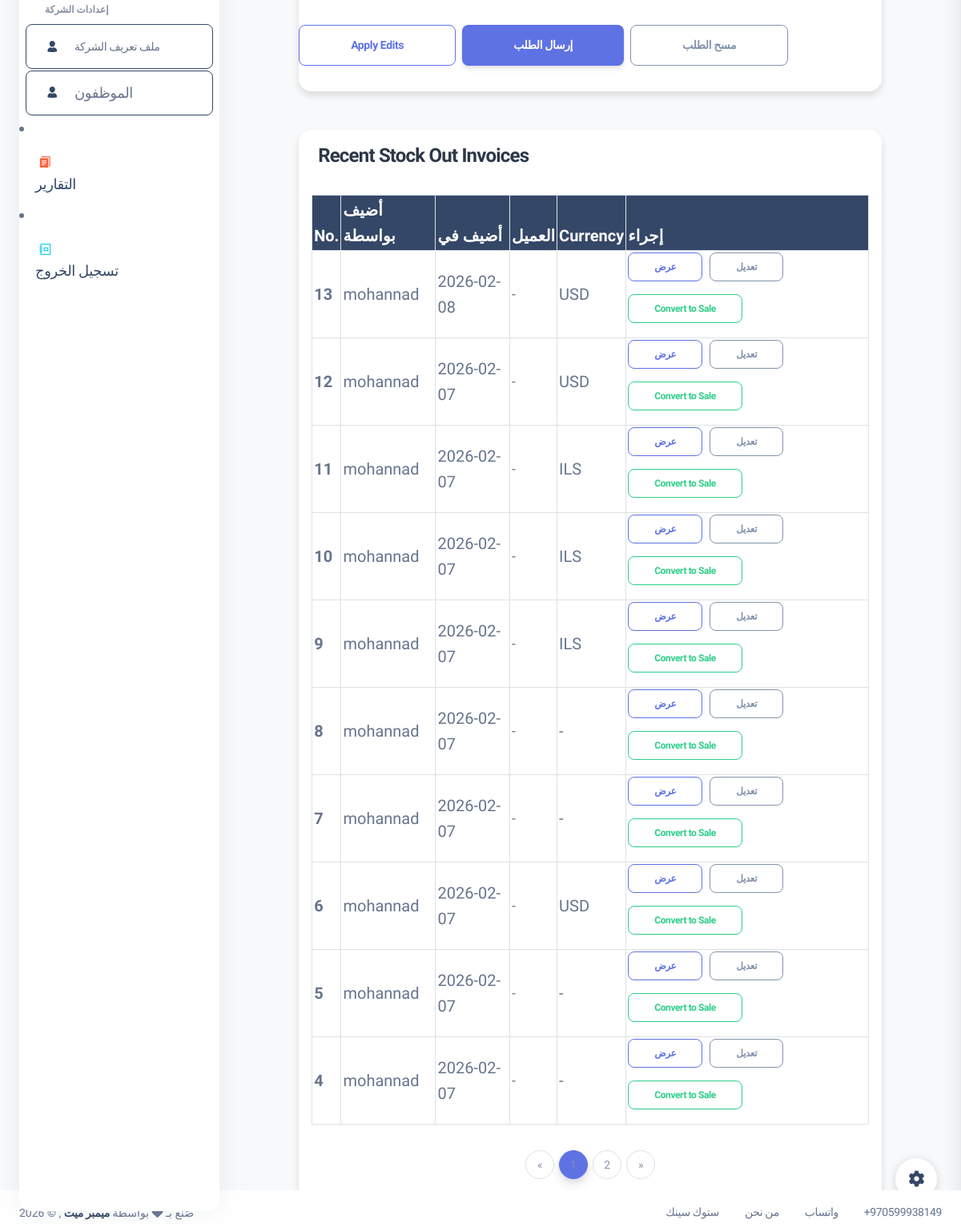
/stock_out_voucher (signed in, lower part), run on an earlier commit of the app's database.
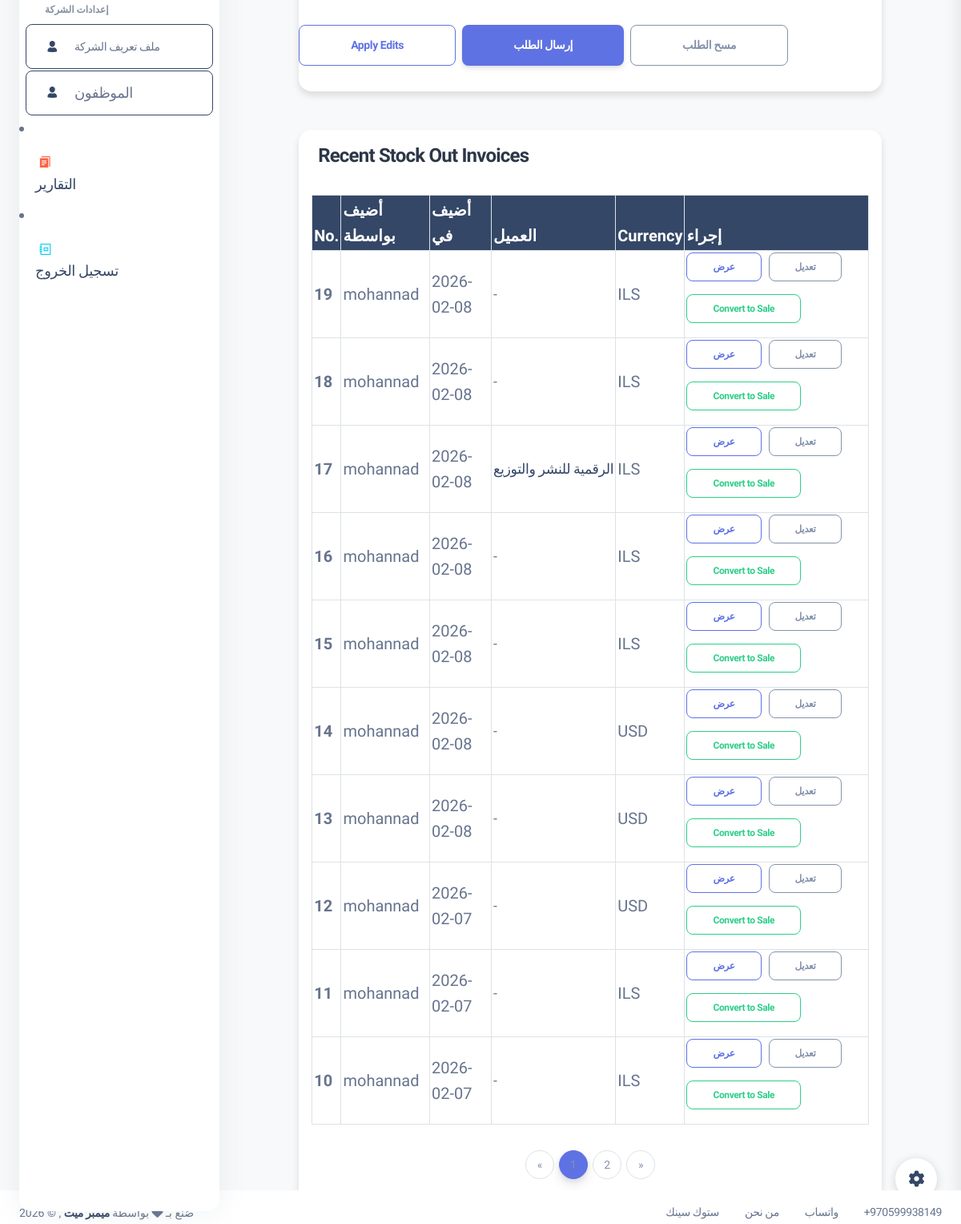
And on a later commit of the database.
### my_app/models.py (models this page shows, shortened)
class Stock_Out_Voucher(models.Model ):
    employee = models.ForeignKey(Employee , related_name="Stock_Out_Vouchers", on_delete=models.CASCADE) # RESTRICT  deleted >>  dont delete the item or ( default="Default", on_delete=models.SET_DEFAULT)
    customer = models.ForeignKey('Customer', related_name='Stock_Out_Vouchers', on_delete=models.CASCADE, null=True, blank=True)
    currency = models.ForeignKey('Currency', related_name='Stock_Out_Vouchers', on_delete=models.SET_NULL, null=True, blank=True)
    exchange_rate_to_base = models.DecimalField(max_digits=10, decimal_places=6, default=1.00)  # rate to convert to base currency
    total_amount = models.DecimalField(max_digits=10, decimal_places=2, default=0.00) # the total amount of the invoice
    total_price_base = models.DecimalField(max_digits=10, decimal_places=2, default=0.00)  # total in base currency
    payment_method = models.CharField(max_length=10, choices=pay_choices, default='cash')
    invoice_pay_method = models.CharField(max_length=10, choices=pay_choices, default='cash')  # Added field
    grand_total = models.DecimalField(max_digits=10, decimal_places=2, default=0.00)
    created_at = models.DateTimeField(auto_now_add=True)
    updated_at = models.DateTimeField(auto_now=True)

class Employee(models.Model):
    first_name = models.CharField(max_length=255)
    last_name = models.CharField(max_length=255)
    email = models.EmailField(max_length=255)
    DOB = models.DateField()
    password = models.CharField(max_length=255)
    confirm_password = models.CharField(max_length=255)
    is_active = models.BooleanField(default=False)
    created_at = models.DateTimeField(auto_now_add=True)
    updated_at = models.DateTimeField(auto_now=True)
    objects = EmployeeManager()

class Currency(models.Model):
    code = models.CharField(max_length=3, unique=True)  # ILS, USD, EUR, etc.
    name = models.CharField(max_length=255)
    class Meta:
        verbose_name_plural = "Currencies"

class Customer(models.Model):
    name = models.CharField(max_length=255)
    phone = models.CharField(max_length=20, null=True)
    email = models.EmailField(max_length=255 , null=True)
    contact_info = models.TextField() # address, notes, etc.
    created_at = models.DateTimeField(auto_now_add=True)
    updated_at = models.DateTimeField(auto_now=True)

### my_app/views.py (the view)
# urls.py: path('stock_out_voucher', views.display_Stock_Out_voucher, name='display_Stock_Out_voucher'),
def display_Stock_Out_voucher(request):
    Stock_Out_cart = _get_Stock_Out_cart(request)
    grand_total = sum(float(item.get('total_price', 0)) for item in Stock_Out_cart)
    stock_out_vouchers_qs = models.get_all_Stock_Out_Vouchers()
    stock_out_vouchers_page_number = request.GET.get('vouchers_page')
    stock_out_vouchers_paginator = Paginator(stock_out_vouchers_qs, 10)  # 10 invoices per page
    stock_out_vouchers_page = stock_out_vouchers_paginator.get_page(stock_out_vouchers_page_number)
    context = {
            'purchases_order': Stock_Out_cart,
            'stock_outs_order': Stock_Out_cart,
            'products': models.get_all_products(),
            'stock_out_vouchers': stock_out_vouchers_page,
            'invoices': stock_out_vouchers_page,
            'employee': models.get_employee_by_id(request.session['employee_id']),
            'grand_total': grand_total,
            'stock_out_vouchers_paginator': stock_out_vouchers_paginator,
            'invoices_paginator': stock_out_vouchers_paginator,
            'customers': models.Customer.objects.all(),
            'currencies': models.Currency.objects.all(),
            'voucher' : stock_out_vouchers_qs,
        }
    return render(request , 'stock_Out_Voucher.html' ,context)

### my_app/models.py (called while the page is built)
def get_employee_by_id(id):
    return Employee.objects.get(id=id)

def get_all_products():
    return Product.objects.all()

def get_all_Stock_Out_Vouchers():
    return Stock_Out_Voucher.objects.all().order_by('-created_at')

### my_app/views.py (called while the page is built)
def _get_Stock_Out_cart(request):
    return request.session.get('stock_out_cart', [])

### my_app/templates/stock_Out_Voucher.html (shortened to what this page needs)
{% extends 'layouts/base.html' %}
{% load static %}
{% load i18n %}
{% block content %}
<div class="row justify-content-center">
  <div class="col-lg-10 col-md-12">
    <div class="card shadow-sm border-0 mt-5">
          <div class="row g-3 align-items-center mb-3">
          <div class="table-responsive">
          </div>
          <div class="d-flex gap-2 mt-3">
            <button type="button" id="apply-edits-btn" class="btn btn-outline-primary btn-lg">{% trans "Apply Edits" %}</button>
            <button type="submit" class="btn btn-primary btn-lg">{% trans "Submit order" %}</button>
            <a href="/clear_purchases_list" class="btn btn-outline-secondary btn-lg">{% trans "Clear order" %}</a>
          </div>
      </div>
    </div>
    <div class="card mt-5 shadow-sm border-0">
      <div class="card-header bg-white py-3">
        <h4 class="mb-0" style="font-weight:600; color:#2d3748;">{% trans "Recent Stock Out Invoices" %}</h4>
      </div>
      <div class="card-body">
        <div class="table-responsive">
          <table class="table table-hover table-bordered align-middle">
            <thead class="table-dark">
              <tr>
                <th>{% trans "No." %}</th>
                <th>{% trans "Added by" %}</th>
                <th>{% trans "Added at" %}</th>
                <th>{% trans "Customer" %}</th>
                <th>{% trans "Currency" %}</th>
                <th>{% trans "Action" %}</th>
              </tr>
            </thead>
            <tbody>
              {% for invoice in invoices %}
              <tr>
                <td><span class="fw-bold">{{invoice.id}}</span></td>
                <td>{{invoice.employee.first_name}}</td>
                <td>{{invoice.created_at|date:"Y-m-d"}}</td>
                <td  class="small text-nowrap text-truncate" >{% if invoice.customer %}<a href="/customers/{{invoice.customer.id}}/">{{invoice.customer.name}}</a>{% else %}-{% endif %}</td>
                <td>{{ invoice.currency.code|default:"-" }}</td>
                <td>
                  <a href="/view_stock_out_invoice/{{invoice.id}}" class="btn btn-outline-primary btn-sm me-1">{% trans "View" %}</a>
                  <a href="{% url 'stock_out_invoice_edit' invoice.id %}" class="btn btn-outline-secondary btn-sm me-1">{% trans "Edit" %}</a>
                  <a href="{% url 'convert_stock_out_to_sale' invoice.id %}" class="btn btn-outline-success btn-sm me-3" onclick="return confirm('{% trans "Are you sure you want to convert this voucher to a sale?" %}')">{% trans "Convert to Sale" %}</a>
                </td>
              </tr>
              {% endfor %}
            </tbody>
          </table>
        </div>
        {% if invoices_paginator.num_pages > 1 %}
        <nav aria-label="Invoices pagination">
          <ul class="pagination justify-content-center mt-3">
            {% if invoices.has_previous %}
              <li class="page-item">
                <a class="page-link" href="?invoices_page={{ invoices.previous_page_number }}" aria-label="Previous">&laquo;</a>
              </li>
            {% else %}
              <li class="page-item disabled"><span class="page-link">&laquo;</span></li>
            {% endif %}
            {% for num in invoices.paginator.page_range %}
              {% if invoices.number == num %}
                <li class="page-item active"><span class="page-link">{{ num }}</span></li>
              {% else %}
                <li class="page-item"><a class="page-link" href="?invoices_page={{ num }}">{{ num }}</a></li>
              {% endif %}
            {% endfor %}
            {% if invoices.has_next %}
              <li class="page-item">
                <a class="page-link" href="?invoices_page={{ invoices.next_page_number }}" aria-label="Next">&raquo;</a>
              </li>
            {% else %}
              <li class="page-item disabled"><span class="page-link">&raquo;</span></li>
            {% endif %}
          </ul>
        </nav>
        {% endif %}
      </div>
    </div>
  </div>
</div>
{% endblock content %}

What changed in the data, as far as the page shows it:
no longer on this page (row unchanged): Stock_Out_Voucher: id "9", employee.first_name "mohannad", created_at "2026-02-07", currency.code "ILS"
no longer on this page (row unchanged): Stock_Out_Voucher: id "8", employee.first_name "mohannad", created_at "2026-02-07", currency.code "-"
no longer on this page (row unchanged): Stock_Out_Voucher: id "7", employee.first_name "mohannad", created_at "2026-02-07", currency.code "-"
no longer on this page (row unchanged): Stock_Out_Voucher: id "6", employee.first_name "mohannad", created_at "2026-02-07", currency.code "USD"
no longer on this page (row unchanged): Stock_Out_Voucher: id "5", employee.first_name "mohannad", created_at "2026-02-07", currency.code "-"
no longer on this page (row unchanged): Stock_Out_Voucher: id "4", employee.first_name "mohannad", created_at "2026-02-07", currency.code "-"
added Stock_Out_Voucher: id "19", employee.first_name "mohannad", created_at "2026-02-08", currency.code "ILS"
added Stock_Out_Voucher: id "18", employee.first_name "mohannad", created_at "2026-02-08", currency.code "ILS"
added Stock_Out_Voucher: id "17", employee.first_name "mohannad", created_at "2026-02-08", customer.name "الرقمية للنشر والتوزيع", currency.code "ILS"
added Stock_Out_Voucher: id "16", employee.first_name "mohannad", created_at "2026-02-08", currency.code "ILS"
added Stock_Out_Voucher: id "15", employee.first_name "mohannad", created_at "2026-02-08", currency.code "ILS"
added Stock_Out_Voucher: id "14", employee.first_name "mohannad", created_at "2026-02-08", currency.code "USD"
